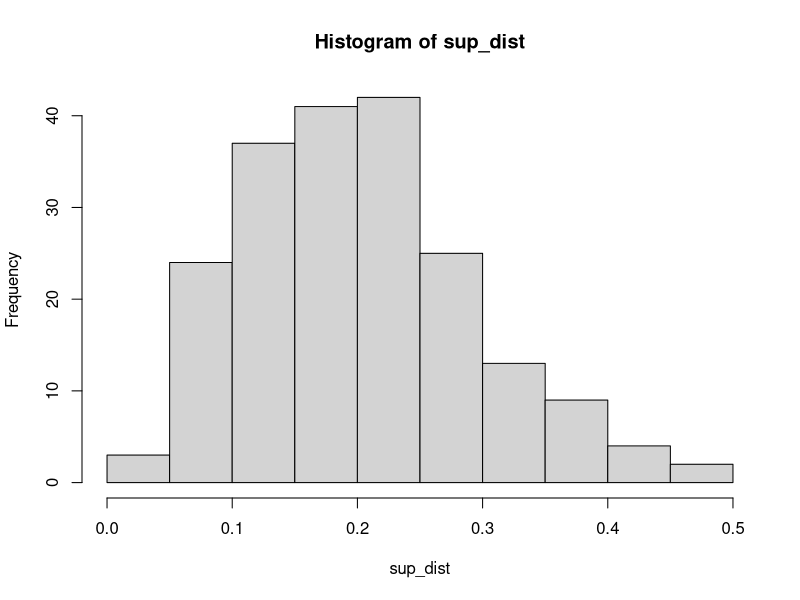

The R source for this figure:
library(pracma)

# compute_true_Vs <- function(X, mu, ss) {
#   Xmu <- as.numeric(t(X) %*% mu)
#   XtX <- t(X) %*% X
#   ans <- apply(ss, 2, function(S) {
#     S <- S[S != 0]
#     as.numeric(t(Xmu[S]) %*% solve(XtX[S, S], Xmu[S]))
#   })
#   names(ans) <- apply(ss, 2, function(S) {
#     S <- S[S != 0]
#     paste(S, collapse = ".")
#   })
#   ans
# }
# 
# compute_true_Vs2 <- function(X, mu, ss) {
#   ans <- apply(ss, 2, function(S) {
#     res <- qr(X[, S])
#     qr.Q(res)
#     sum((t(qr.Q(res)) %*% mu)^2)
#   })
#   names(ans) <- apply(ss, 2, function(S) {
#     S <- S[S != 0]
#     paste(S, collapse = ".")
#   })
#   ans
# }

## empirically compute true null distribution
compute_true_Vs2_par <- function(X, mus, ss) {
  ans <- apply(ss, 2, function(S) {
    res <- qr(X[, S])
    qr.Q(res)
    colSums((t(qr.Q(res)) %*% mus)^2)
  })
  colnames(ans) <- apply(ss, 2, function(S) {
    S <- S[S != 0]
    paste(S, collapse = ".")
  })
  ans
}

normalize <- function(x) {
  x/sqrt(sum(x^2))
}

n <- 30
p <- 8
X <- randn(n, p)
X <- apply(X, 2, normalize)
k <- 3
ss <- combn(1:p, k)



# y <- normalize(rnorm(n))
# 
# Vs <- compute_true_Vs(X, y, ss)
# Vs2 <- compute_true_Vs2(X, y, ss)

n.its <- 200
ys <- randn(n, n.its)
ys <- apply(ys, 2, normalize)
# Vs <- compute_true_Vs2(X, ys[, 1], ss)
Vss <- compute_true_Vs2_par(X, ys, ss)

sup_dist <- apply(Vss, 1, max)
hist(sup_dist)


